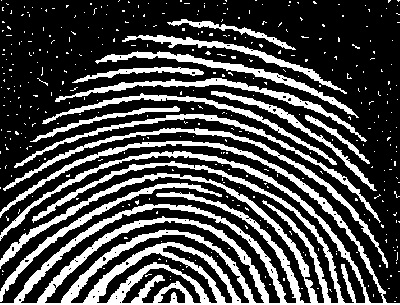
#> input picture - Imagens/Fingerprint.jpg, 400 x 305 px, found by its file name
$ jupyter execute 'Melhorando_a_Resolução_de_Impressões_Digitais.ipynb'
#> lines starting #> are read from the running program, lines starting #| are printed output that depends on the picture
[cell 1]
#Import das Libs
import matplotlib as mpl
import numpy as np
import math
import cv2
from matplotlib import pyplot as plot

[cell 2]
#Realiza-se o Upload da Imagem para o Google Colab.
#Importação + Conversão para Escala de Cinza
img = cv2.imread('Fingerprint.jpg', 0)
#> img is the input picture: shape (305, 400); min 0, max 255, mean 74.5

[cell 3]
#Visualização da Imagem
plot.imshow(img,cmap='gray')
plot.show()

[cell 4]
#Observação: Caso a imagem não esteja binarizada ainda, realize a conversão para sua Escala de Cinza, e posteriormente, sua Binarização

[cell 5]
#Em seguida, cria um EE de 3x3 com 1's
EE = cv2.getStructuringElement(cv2.MORPH_RECT,(3,3))

[cell 6]
#Aplicação do Operador da Erosão
erosao = cv2.erode(img,EE,iterations = 1)
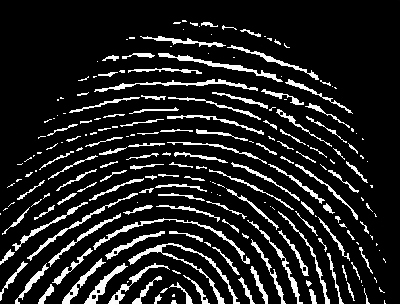
#> erosao: shape (305, 400); min 0, max 255, mean 33.4

[cell 7]
#Aplicação do operador de Abertura na Imagem
abertura = cv2.morphologyEx(img, cv2.MORPH_OPEN, EE)
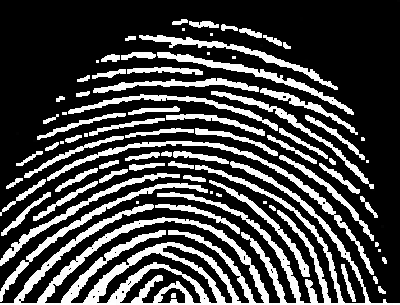
#> abertura: shape (305, 400); min 0, max 255, mean 69.1

[cell 8]
#Aplicação do Operador de Dilatação na Abertura
dilatacao = cv2.dilate(abertura,EE,iterations = 1)
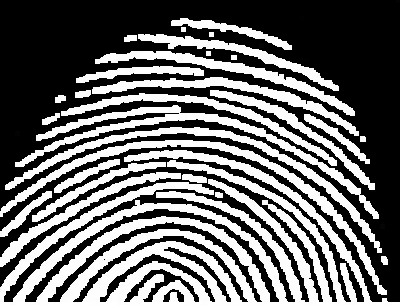
#> dilatacao: shape (305, 400); min 0, max 255, mean 105.2

[cell 9]
#Aplicação do Operador de Fechamento na Abertura
fechamento = cv2.morphologyEx(abertura, cv2.MORPH_CLOSE, EE)

[cell 10]
#Exibição dos Resultados
fig = plot.figure(figsize=(30, 30))
plot.figsize=(50, 50)
ax1 = fig.add_subplot(1,5,1)
ax1.imshow(img,cmap = 'gray')
plot.title('Imagem com ruído')
ax2 = fig.add_subplot(1,5,2)
ax2.imshow(erosao,cmap = 'gray')
plot.title('Erosao da Imagem com Ruído')
ax3 = fig.add_subplot(1,5,3)
ax3.imshow(abertura,cmap = 'gray')
plot.title('Abertura da Erosão')
ax4 = fig.add_subplot(1,5,4)
ax4.imshow(dilatacao,cmap = 'gray')
plot.title('Dilatação pós Abertura')
ax4 = fig.add_subplot(1,5,5)
ax4.imshow(fechamento,cmap = 'gray')
plot.title('Fechamento pós Dilatação')
plot;
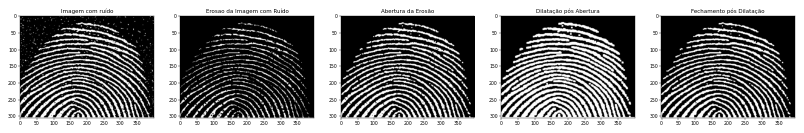
#> figure drawn by matplotlib, 5 panels

[cell 11]
#Resultados Imagem Original com Ruído x Imagem Após Pré-processamento com Erosão e Dilatação
fig = plot.figure(figsize=(15, 15))
plot.figsize=(15, 15)
ax1 = fig.add_subplot(1,2,1)
ax1.imshow(img,cmap = 'gray')
plot.title('Imagem Original com ruído')
ax2 = fig.add_subplot(1,2,2)
ax2.imshow(fechamento,cmap = 'gray')
plot.title('Imagem Pré-processada')
plot;
